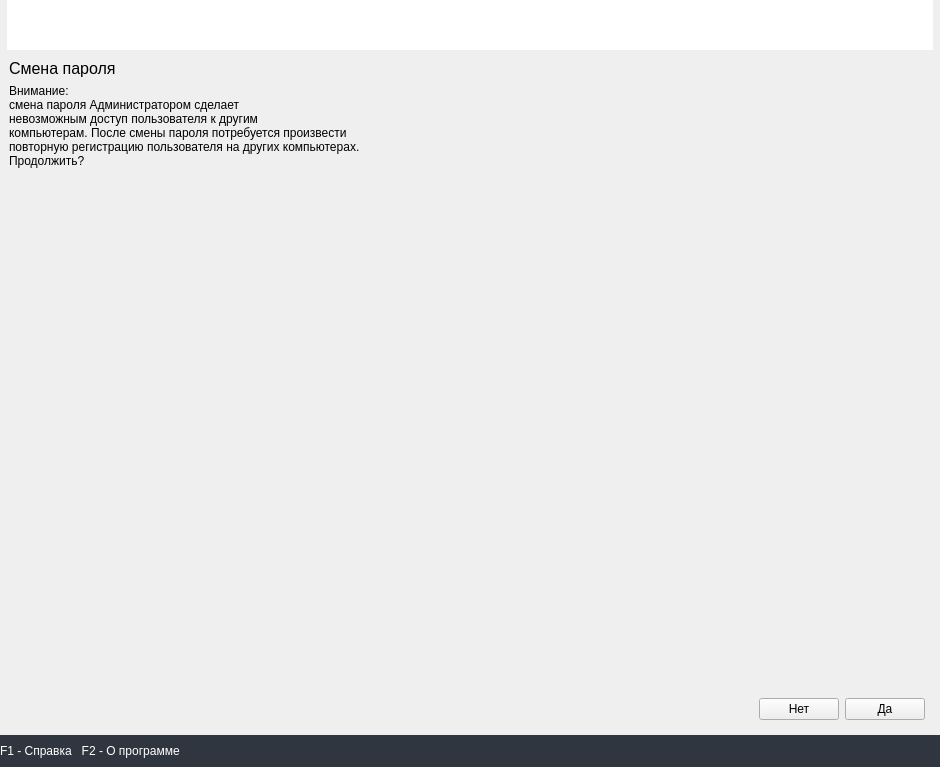
<?xml version="1.0" encoding="UTF-8"?>
<ui version="4.0">
 <class>UserPasswdChangePage</class>
 <widget class="QWidget" name="UserPasswdChangePage">
  <property name="geometry">
   <rect>
    <x>0</x>
    <y>0</y>
    <width>940</width>
    <height>767</height>
   </rect>
  </property>
  <property name="focusPolicy">
   <enum>Qt::StrongFocus</enum>
  </property>
  <property name="windowTitle">
   <string>Form</string>
  </property>
  <layout class="QVBoxLayout" name="verticalLayout_3">
   <property name="spacing">
    <number>0</number>
   </property>
   <property name="leftMargin">
    <number>0</number>
   </property>
   <property name="topMargin">
    <number>0</number>
   </property>
   <property name="rightMargin">
    <number>0</number>
   </property>
   <property name="bottomMargin">
    <number>0</number>
   </property>
   <item>
    <layout class="QHBoxLayout" name="top_horizontal_layout" stretch="0,1,0">
     <property name="spacing">
      <number>0</number>
     </property>
     <item>
      <widget class="QLabel" name="left_label">
       <property name="sizePolicy">
        <sizepolicy hsizetype="Minimum" vsizetype="Preferred">
         <horstretch>0</horstretch>
         <verstretch>0</verstretch>
        </sizepolicy>
       </property>
       <property name="minimumSize">
        <size>
         <width>0</width>
         <height>50</height>
        </size>
       </property>
       <property name="text">
        <string/>
       </property>
       <property name="pixmap">
        <pixmap>../img/top_left.png</pixmap>
       </property>
      </widget>
     </item>
     <item>
      <widget class="QLabel" name="middle_label">
       <property name="sizePolicy">
        <sizepolicy hsizetype="Preferred" vsizetype="Fixed">
         <horstretch>0</horstretch>
         <verstretch>0</verstretch>
        </sizepolicy>
       </property>
       <property name="minimumSize">
        <size>
         <width>100</width>
         <height>50</height>
        </size>
       </property>
       <property name="styleSheet">
        <string notr="true">background-color: white</string>
       </property>
       <property name="text">
        <string/>
       </property>
      </widget>
     </item>
     <item>
      <widget class="QLabel" name="right_label">
       <property name="sizePolicy">
        <sizepolicy hsizetype="Minimum" vsizetype="Preferred">
         <horstretch>0</horstretch>
         <verstretch>0</verstretch>
        </sizepolicy>
       </property>
       <property name="minimumSize">
        <size>
         <width>0</width>
         <height>50</height>
        </size>
       </property>
       <property name="text">
        <string/>
       </property>
       <property name="pixmap">
        <pixmap>../img/top_right_a.png</pixmap>
       </property>
      </widget>
     </item>
    </layout>
   </item>
   <item>
    <widget class="QStackedWidget" name="stacked_widget">
     <property name="currentIndex">
      <number>0</number>
     </property>
     <widget class="QWidget" name="page_0">
      <layout class="QVBoxLayout" name="verticalLayout_7">
       <item>
        <widget class="QLabel" name="step_label_3">
         <property name="font">
          <font>
           <pointsize>12</pointsize>
          </font>
         </property>
         <property name="text">
          <string>Смена пароля</string>
         </property>
        </widget>
       </item>
       <item>
        <widget class="QLabel" name="warning_label">
         <property name="text">
          <string>&lt;html&gt;&lt;head/&gt;&lt;body&gt;&lt;p&gt;Внимание:&lt;br&gt;смена пароля Администратором сделает&lt;br&gt;невозможным доступ пользователя к другим&lt;br&gt;компьютерам. После смены пароля потребуется произвести&lt;br&gt;повторную регистрацию пользователя на других компьютерах.&lt;br&gt;Продолжить?&lt;/p&gt;&lt;/body&gt;&lt;/html&gt;</string>
         </property>
        </widget>
       </item>
       <item>
        <spacer name="verticalSpacer_2">
         <property name="orientation">
          <enum>Qt::Vertical</enum>
         </property>
         <property name="sizeHint" stdset="0">
          <size>
           <width>20</width>
           <height>487</height>
          </size>
         </property>
        </spacer>
       </item>
       <item>
        <layout class="QHBoxLayout" name="horizontalLayout_2">
         <property name="topMargin">
          <number>6</number>
         </property>
         <property name="rightMargin">
          <number>6</number>
         </property>
         <property name="bottomMargin">
          <number>6</number>
         </property>
         <item>
          <spacer name="horizontalSpacer_2">
           <property name="orientation">
            <enum>Qt::Horizontal</enum>
           </property>
           <property name="sizeHint" stdset="0">
            <size>
             <width>40</width>
             <height>20</height>
            </size>
           </property>
          </spacer>
         </item>
         <item>
          <widget class="QPushButton" name="no_push_button_1">
           <property name="text">
            <string>Нет</string>
           </property>
          </widget>
         </item>
         <item>
          <widget class="QPushButton" name="yes_push_button_1">
           <property name="enabled">
            <bool>true</bool>
           </property>
           <property name="text">
            <string>Да</string>
           </property>
          </widget>
         </item>
        </layout>
       </item>
      </layout>
     </widget>
     <widget class="QWidget" name="page_1">
      <layout class="QVBoxLayout" name="verticalLayout_2">
       <property name="spacing">
        <number>6</number>
       </property>
       <property name="leftMargin">
        <number>6</number>
       </property>
       <property name="topMargin">
        <number>0</number>
       </property>
       <property name="rightMargin">
        <number>0</number>
       </property>
       <property name="bottomMargin">
        <number>0</number>
       </property>
       <item>
        <widget class="QLabel" name="step_label_1">
         <property name="font">
          <font>
           <pointsize>12</pointsize>
          </font>
         </property>
         <property name="text">
          <string>Смена пароля пользователя. Шаг 1</string>
         </property>
        </widget>
       </item>
       <item>
        <layout class="QVBoxLayout" name="verticalLayout">
         <item>
          <widget class="QLabel" name="old_passwd_label">
           <property name="text">
            <string>Введите старый пароль:</string>
           </property>
          </widget>
         </item>
         <item>
          <widget class="QLineEdit" name="old_passwd_line_edit">
           <property name="maximumSize">
            <size>
             <width>240</width>
             <height>16777215</height>
            </size>
           </property>
           <property name="echoMode">
            <enum>QLineEdit::Password</enum>
           </property>
          </widget>
         </item>
        </layout>
       </item>
       <item>
        <spacer name="verticalSpacer">
         <property name="orientation">
          <enum>Qt::Vertical</enum>
         </property>
         <property name="sizeHint" stdset="0">
          <size>
           <width>20</width>
           <height>533</height>
          </size>
         </property>
        </spacer>
       </item>
       <item>
        <layout class="QHBoxLayout" name="horizontalLayout">
         <property name="topMargin">
          <number>6</number>
         </property>
         <property name="rightMargin">
          <number>6</number>
         </property>
         <property name="bottomMargin">
          <number>6</number>
         </property>
         <item>
          <spacer name="horizontalSpacer">
           <property name="orientation">
            <enum>Qt::Horizontal</enum>
           </property>
           <property name="sizeHint" stdset="0">
            <size>
             <width>40</width>
             <height>20</height>
            </size>
           </property>
          </spacer>
         </item>
         <item>
          <widget class="QPushButton" name="cancel_push_button_1">
           <property name="text">
            <string>Отмена</string>
           </property>
          </widget>
         </item>
         <item>
          <widget class="QPushButton" name="next_push_button_1">
           <property name="enabled">
            <bool>false</bool>
           </property>
           <property name="text">
            <string>Вперед</string>
           </property>
          </widget>
         </item>
        </layout>
       </item>
      </layout>
     </widget>
     <widget class="QWidget" name="page_2">
      <layout class="QVBoxLayout" name="verticalLayout_5">
       <property name="spacing">
        <number>6</number>
       </property>
       <property name="leftMargin">
        <number>6</number>
       </property>
       <property name="topMargin">
        <number>0</number>
       </property>
       <property name="rightMargin">
        <number>0</number>
       </property>
       <property name="bottomMargin">
        <number>0</number>
       </property>
       <item>
        <widget class="QLabel" name="step_label_2">
         <property name="font">
          <font>
           <pointsize>12</pointsize>
          </font>
         </property>
         <property name="text">
          <string>Смена пароля пользователя. Шаг 2</string>
         </property>
        </widget>
       </item>
       <item>
        <widget class="QLabel" name="new_passwd_label">
         <property name="text">
          <string>Введите новый пароль:</string>
         </property>
        </widget>
       </item>
       <item>
        <layout class="QHBoxLayout" name="horizontalLayout_4">
         <item>
          <widget class="QLineEdit" name="new_passwd_line_edit">
           <property name="minimumSize">
            <size>
             <width>240</width>
             <height>0</height>
            </size>
           </property>
           <property name="maximumSize">
            <size>
             <width>240</width>
             <height>16777215</height>
            </size>
           </property>
           <property name="echoMode">
            <enum>QLineEdit::Password</enum>
           </property>
          </widget>
         </item>
         <item>
          <widget class="QPushButton" name="passwd_gen_push_button">
           <property name="text">
            <string>Сгенерировать</string>
           </property>
          </widget>
         </item>
         <item>
          <spacer name="horizontalSpacer_4">
           <property name="orientation">
            <enum>Qt::Horizontal</enum>
           </property>
           <property name="sizeHint" stdset="0">
            <size>
             <width>40</width>
             <height>20</height>
            </size>
           </property>
          </spacer>
         </item>
        </layout>
       </item>
       <item>
        <widget class="QRadioButton" name="show_passwd_radio_button">
         <property name="text">
          <string>Показать пароль</string>
         </property>
        </widget>
       </item>
       <item>
        <widget class="QLabel" name="confirm_passwd_label">
         <property name="text">
          <string>Подтвердите новый пароль:</string>
         </property>
        </widget>
       </item>
       <item>
        <widget class="QLineEdit" name="confirm_passwd_line_edit">
         <property name="minimumSize">
          <size>
           <width>240</width>
           <height>0</height>
          </size>
         </property>
         <property name="maximumSize">
          <size>
           <width>240</width>
           <height>16777215</height>
          </size>
         </property>
         <property name="text">
          <string/>
         </property>
         <property name="echoMode">
          <enum>QLineEdit::Password</enum>
         </property>
        </widget>
       </item>
       <item>
        <spacer name="verticalSpacer_3">
         <property name="orientation">
          <enum>Qt::Vertical</enum>
         </property>
         <property name="sizeHint" stdset="0">
          <size>
           <width>20</width>
           <height>450</height>
          </size>
         </property>
        </spacer>
       </item>
       <item>
        <layout class="QHBoxLayout" name="horizontalLayout_3">
         <property name="spacing">
          <number>6</number>
         </property>
         <property name="topMargin">
          <number>6</number>
         </property>
         <property name="rightMargin">
          <number>6</number>
         </property>
         <property name="bottomMargin">
          <number>6</number>
         </property>
         <item>
          <spacer name="horizontalSpacer_3">
           <property name="orientation">
            <enum>Qt::Horizontal</enum>
           </property>
           <property name="sizeHint" stdset="0">
            <size>
             <width>40</width>
             <height>20</height>
            </size>
           </property>
          </spacer>
         </item>
         <item>
          <widget class="QPushButton" name="cancel_push_button_2">
           <property name="text">
            <string>Отмена</string>
           </property>
          </widget>
         </item>
         <item>
          <widget class="QPushButton" name="next_push_button_2">
           <property name="enabled">
            <bool>false</bool>
           </property>
           <property name="text">
            <string>Вперед</string>
           </property>
          </widget>
         </item>
        </layout>
       </item>
      </layout>
     </widget>
     <widget class="QWidget" name="page_3">
      <layout class="QVBoxLayout" name="verticalLayout_6">
       <property name="spacing">
        <number>0</number>
       </property>
       <property name="leftMargin">
        <number>6</number>
       </property>
       <property name="topMargin">
        <number>0</number>
       </property>
       <property name="rightMargin">
        <number>0</number>
       </property>
       <property name="bottomMargin">
        <number>0</number>
       </property>
       <item>
        <widget class="QLabel" name="step_label_4">
         <property name="font">
          <font>
           <pointsize>12</pointsize>
          </font>
         </property>
         <property name="text">
          <string>Смена пароля пользователя. Шаг 3</string>
         </property>
        </widget>
       </item>
       <item>
        <layout class="QHBoxLayout" name="horizontalLayout_6">
         <item>
          <widget class="QLabel" name="ibutton_label">
           <property name="text">
            <string>Предъявите персональный идентификатор</string>
           </property>
          </widget>
         </item>
         <item>
          <spacer name="horizontalSpacer_6">
           <property name="orientation">
            <enum>Qt::Horizontal</enum>
           </property>
           <property name="sizeHint" stdset="0">
            <size>
             <width>40</width>
             <height>20</height>
            </size>
           </property>
          </spacer>
         </item>
        </layout>
       </item>
       <item>
        <spacer name="verticalSpacer_4">
         <property name="orientation">
          <enum>Qt::Vertical</enum>
         </property>
         <property name="sizeHint" stdset="0">
          <size>
           <width>20</width>
           <height>538</height>
          </size>
         </property>
        </spacer>
       </item>
       <item>
        <layout class="QHBoxLayout" name="horizontalLayout_5">
         <property name="topMargin">
          <number>6</number>
         </property>
         <property name="rightMargin">
          <number>6</number>
         </property>
         <property name="bottomMargin">
          <number>6</number>
         </property>
         <item>
          <spacer name="horizontalSpacer_5">
           <property name="orientation">
            <enum>Qt::Horizontal</enum>
           </property>
           <property name="sizeHint" stdset="0">
            <size>
             <width>40</width>
             <height>20</height>
            </size>
           </property>
          </spacer>
         </item>
         <item>
          <widget class="QPushButton" name="cancel_push_button_3">
           <property name="enabled">
            <bool>true</bool>
           </property>
           <property name="text">
            <string>Отмена</string>
           </property>
          </widget>
         </item>
         <item>
          <widget class="QPushButton" name="finish_push_button_3">
           <property name="enabled">
            <bool>false</bool>
           </property>
           <property name="text">
            <string>Завершить</string>
           </property>
          </widget>
         </item>
        </layout>
       </item>
      </layout>
     </widget>
     <widget class="QWidget" name="page_4">
      <layout class="QVBoxLayout" name="verticalLayout_4">
       <property name="spacing">
        <number>0</number>
       </property>
       <property name="leftMargin">
        <number>6</number>
       </property>
       <property name="topMargin">
        <number>0</number>
       </property>
       <property name="rightMargin">
        <number>0</number>
       </property>
       <property name="bottomMargin">
        <number>0</number>
       </property>
       <item>
        <widget class="QLabel" name="step_label_5">
         <property name="font">
          <font>
           <pointsize>12</pointsize>
          </font>
         </property>
         <property name="text">
          <string>Смена пароля пользователя</string>
         </property>
        </widget>
       </item>
       <item>
        <widget class="QLabel" name="label_5">
         <property name="text">
          <string>Пароль успешно изменен.</string>
         </property>
        </widget>
       </item>
       <item>
        <spacer name="verticalSpacer_5">
         <property name="orientation">
          <enum>Qt::Vertical</enum>
         </property>
         <property name="sizeHint" stdset="0">
          <size>
           <width>20</width>
           <height>603</height>
          </size>
         </property>
        </spacer>
       </item>
       <item>
        <layout class="QHBoxLayout" name="horizontalLayout_7">
         <property name="spacing">
          <number>6</number>
         </property>
         <property name="topMargin">
          <number>6</number>
         </property>
         <property name="rightMargin">
          <number>6</number>
         </property>
         <property name="bottomMargin">
          <number>6</number>
         </property>
         <item>
          <spacer name="horizontalSpacer_7">
           <property name="orientation">
            <enum>Qt::Horizontal</enum>
           </property>
           <property name="sizeHint" stdset="0">
            <size>
             <width>40</width>
             <height>20</height>
            </size>
           </property>
          </spacer>
         </item>
         <item>
          <widget class="QPushButton" name="finish_push_button_4">
           <property name="text">
            <string>Завершить</string>
           </property>
          </widget>
         </item>
        </layout>
       </item>
      </layout>
     </widget>
    </widget>
   </item>
   <item>
    <widget class="QLabel" name="settings_bottom_label">
     <property name="minimumSize">
      <size>
       <width>0</width>
       <height>32</height>
      </size>
     </property>
     <property name="styleSheet">
      <string notr="true">            QWidget {
                font: 8pt 'Monospace Regular';
                color: white;
                background-color: #30363F;
            }
</string>
     </property>
     <property name="text">
      <string>F1 - Справка   F2 - О программе</string>
     </property>
    </widget>
   </item>
  </layout>
 </widget>
 <tabstops>
  <tabstop>passwd_gen_push_button</tabstop>
  <tabstop>new_passwd_line_edit</tabstop>
  <tabstop>confirm_passwd_line_edit</tabstop>
  <tabstop>show_passwd_radio_button</tabstop>
  <tabstop>next_push_button_2</tabstop>
  <tabstop>cancel_push_button_2</tabstop>
  <tabstop>old_passwd_line_edit</tabstop>
  <tabstop>next_push_button_1</tabstop>
  <tabstop>cancel_push_button_1</tabstop>
  <tabstop>cancel_push_button_3</tabstop>
  <tabstop>finish_push_button_3</tabstop>
 </tabstops>
 <resources/>
 <connections/>
</ui>
